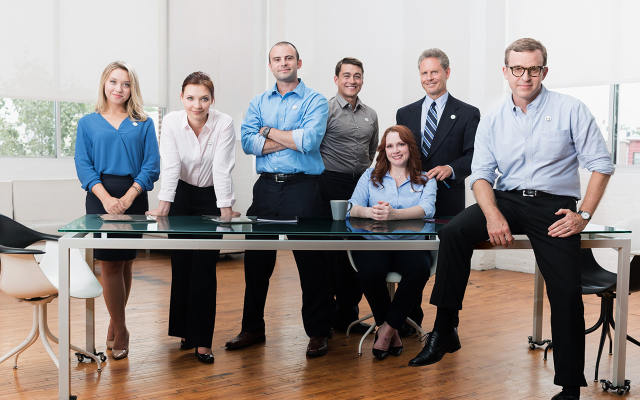
//> input picture imgs/1280x800_group0.jpg, 1280 x 800 px (shown at 1/2 size)
$ ./main imgs/1280x800_group0.jpg imgs/1280x800_group1.jpg out.png   (built with g++ and OpenCV 4)
//> lines starting //> are read from the running program, lines starting //| are printed output that depends on the picture; after the words box and inside, x2 and y2 are one past the last pixel; in counts of white or black regions, pixels touching at a corner belong together
### GridBlock.cpp
#include <vector>
#include <iterator>
#include <iostream>
#include <string>
#include <fstream>
#include <algorithm>
//#include "GridBlock.h"

using namespace cv;

class GridBlock {
	friend std::ostream& operator<<(std::ostream& os, const GridBlock& gb);
public:
	GridBlock(std::pair<int, int> gridCoord, std::pair<Point, Point> pixelCoord, int pixelCount) : gridCoord(gridCoord), pixelCoord(pixelCoord), pixelCount(pixelCount) {}

	// TODO - don't know if I use this?
	GridBlock& operator=(const GridBlock& src) {
	    // if this is equal to source
	    if (this != &src) {
	    	this->gridCoord = src.gridCoord;
	    	this->pixelCoord = src.pixelCoord;
			this->pixelCount = src.pixelCount;
			this->maxPixelCount = src.maxPixelCount;
	    }
	    return *this;
	}

	void setMaxPixelCount(int maxPixelCount) {
		this->maxPixelCount = maxPixelCount;
		//std::cout << this->maxPixelCount << "\n";
	}

	// [22 lines left out: functions drawGrid, getRect, getGradient, not called in this run]

	// Returns true if the GridBlock's % of black pixels is greater than the given threshold %
	bool isTetrisBlock(const float blockTh) {
		return ((float)this->pixelCount / (float)this->maxPixelCount) > blockTh;
		//return true;
	}
private:
	// (m, n) coordinates - index location in the MxN grid
	std::pair<int, int> gridCoord;
	// (x, y) coordinates - actual pixel location of top left and bottom right corners
	std::pair<Point, Point> pixelCoord;
	// Black pixel count
	int pixelCount;
	// Max # of black pixels in the set of GridBlocks
	int maxPixelCount;
};

std::ostream& operator<<(std::ostream& os, const GridBlock& gb) {
    os << gb.gridCoord.first << " " << gb.gridCoord.second << " ";
	os << gb.pixelCoord.first << " " << gb.pixelCoord.second << " ";
	os << gb.pixelCount << " " << gb.maxPixelCount << "\n";
    return os;
}

### imageDiff.cpp
#include <stdio.h>
#include <opencv2/opencv.hpp>

using namespace cv;

/** Function Headers */
Mat imgDiff_img(Mat refImg, Mat cmpImg, float threshold);
Mat imgDiff_mask(Mat refImg, Mat cmpImg, float threshold);

Mat imgDiff_img(Mat refImg, Mat cmpImg, float threshold) {
	Mat diffImg;
	// absdiff(input array 1, input array 2, output array)
	absdiff(refImg, cmpImg, diffImg);
    Mat foregroundMask = Mat::zeros(diffImg.rows, diffImg.cols, CV_8UC1);

    //float threshold = 30.0f;
    float dist;

    for(int j=0; j<diffImg.rows; ++j) {
        for(int i=0; i<diffImg.cols; ++i) {
            Vec3b pix = diffImg.at<Vec3b>(j,i);

            dist = (pix[0]*pix[0] + pix[1]*pix[1] + pix[2]*pix[2]);
            dist = sqrt(dist);

			if(dist>threshold) {
                foregroundMask.at<unsigned char>(j,i) = 255;
            }
        }
	}

	return diffImg;
}

Mat imgDiff_mask(Mat refImg, Mat cmpImg, float threshold) {
	Mat diffImg;
	absdiff(refImg, cmpImg, diffImg);
    Mat foregroundMask = Mat::zeros(diffImg.rows, diffImg.cols, CV_8UC1);

    float threshold_og = 30.0f;
	float threshold_a = 20.0f;
	float threshold_b = 10.0f;
	// float threshold = 15.0f;
    float dist;

    for(int j=0; j<diffImg.rows; ++j) {
        for(int i=0; i<diffImg.cols; ++i) {
            Vec3b pix = diffImg.at<Vec3b>(j,i);

            dist = (pix[0]*pix[0] + pix[1]*pix[1] + pix[2]*pix[2]);
            dist = sqrt(dist);

            if(dist>threshold) {
                foregroundMask.at<unsigned char>(j,i) = 0;
            }else{
            	foregroundMask.at<unsigned char>(j,i) = 255;
            }
        }
	}

	return foregroundMask;
}

### main.cpp
#include <stdio.h>
#include <string>
#include <unordered_map>
#include <cstdlib>
#include <opencv2/opencv.hpp>
#include "opencv2/objdetect.hpp"
#include "opencv2/videoio.hpp"
#include "opencv2/highgui.hpp"
#include "opencv2/imgproc.hpp"
#include "imageDiff.cpp"
#include "blobDetection.cpp"
#include "GridBlock.cpp"

using namespace cv;

/** Function Headers */
void displayImage(Mat img, const String windowName, int time);
void writeImage(Mat img, const char* dataDir, const char* filename);
void writeImage(Mat img, const char* dataDir, const std::string filename);
// Draw an MxN grid on the given image
Mat drawGrid(Mat img, int m, int n, Scalar color);
std::vector<GridBlock> analyzeMask(Mat mask, int m, int n);
int getPixelCount(Mat img, int th);
std::string getRawFilename(char* full);
Mat drawGridShade(Mat ogImg, std::vector<GridBlock> results);
void generateTetrisBlock(Mat& tetrisBlock, std::vector<GridBlock> gridBlocks, const float blockTh);
void generateTetrisBlock_grid(std::vector<std::vector<int> >& tetrisBlock, std::vector<GridBlock> gridBlocks,
		const float blockTh, const char* blockfilename);

void detectAndDisplay(Mat frame, const char* dataDir, const std::string filename);

/** Global variables */
// Colors
Scalar red = Scalar(0,0,255);
Scalar green = Scalar(0,255,0);
Scalar blue = Scalar(255,0,0);
Scalar white = Scalar(255,255,255);
Scalar black = Scalar(0,0,0);

// Data and img files
FILE * dataFile;

// Threshold % used to determine whether the GridBlock is a tetris block
float blockTh;

// Grid dimensions
const int M = 5;
const int N = 5;

int main(int argc, char** argv ) {

	// Two images given - do Image Diff calculation
	// argv[1]	reference image
	// argv[2]	compared image
	// argv[3]	threshold value used in imageDiff() method
	// argv[4]	threshold % used to determine whether the GridBlock is a tetris block

	if(argc > 2) {

		// load the reference and compare images from the given image files
	    Mat refImg;
	    refImg = imread( argv[1], 1 );
//> refImg is the input picture: 800 rows x 1280 cols, CV_8UC3; mean B, G, R 139.6, 142.2, 149.7
	    if ( !refImg.data ) {
	        printf("No image data - refImg\n");
	        return -1;
	    }
	    Mat cmpImg;
	    cmpImg = imread( argv[2], 1 );
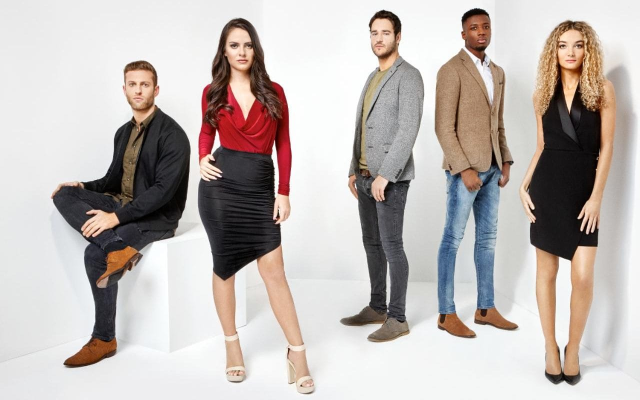
//> input picture imgs/1280x800_group1.jpg, 1280 x 800 px (shown at 1/2 size)
//> cmpImg is the input picture: 800 rows x 1280 cols, CV_8UC3; mean B, G, R 180.8, 184.4, 192.2
	    if ( !cmpImg.data ) {
	        printf("No image data - cmpImg\n");
	        return -1;
	    }

		// stof() - converts string to float
		//float threshold = std::stof(argv[3]);
		float threshold = 20;
		// Threshold % used to determine whether the GridBlock is a tetris block
		//blockTh = std::stof(argv[4])/100;
		blockTh = 0.05;

		std::cout << "Threshold = " << threshold << "\n";
		std::cout << "Block Threshold = " << blockTh << "\n";

		Mat diffImg = imgDiff_img(refImg, cmpImg, threshold);
//> in imgDiff_img, `absdiff(refImg, cmpImg, diffImg);`:
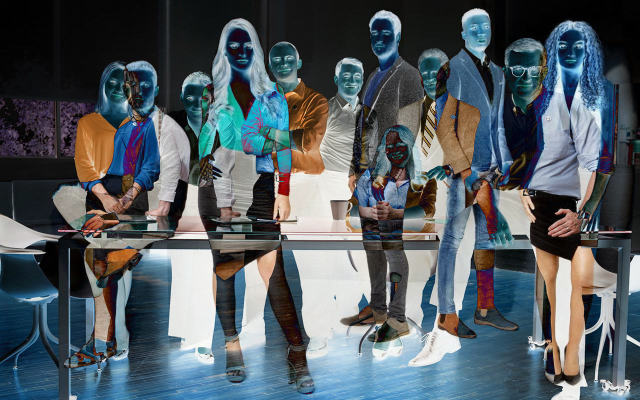
//> diffImg: 800 rows x 1280 cols, CV_8UC3 (shown at 1/2 size); mean B, G, R 98.7, 92.9, 83.7
//> the loop in imgDiff_img, `for(int j=0; j<diffImg.rows; ++j)` made 800 passes
//> dist on passes 1 to 3: 5.2, 5.2, 5.2
//> after the loop in imgDiff_img, `for(int j=0; j<diffImg.rows; ++j)`:
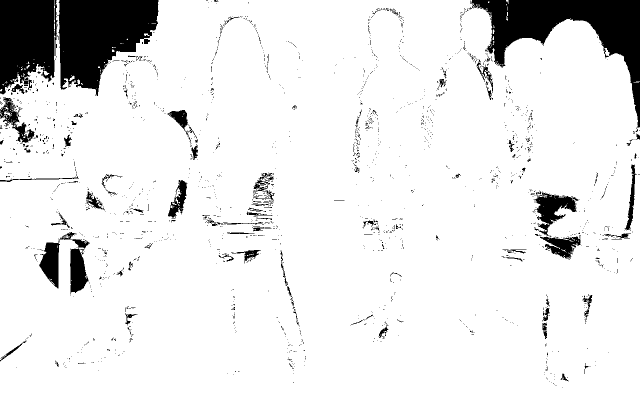
//> foregroundMask: 800 rows x 1280 cols, CV_8UC1 (shown at 1/2 size); 90.4% white; 1992 black regions (1886 under 20 px), largest, box (x1, y1, x2, y2) and area: (943, 0, 1280, 264) 26904, (117, 0, 317, 192) 25187, (0, 0, 115, 189) 17381
//> after the loop in imgDiff_img, `for(int j=0; j<diffImg.rows; ++j)`: dist = 116.3

		Mat diffMask = imgDiff_mask(refImg, cmpImg, threshold);
//> the loop in imgDiff_mask, `for(int j=0; j<diffImg.rows; ++j)` made 800 passes
//> after the loop in imgDiff_mask, `for(int j=0; j<diffImg.rows; ++j)`:
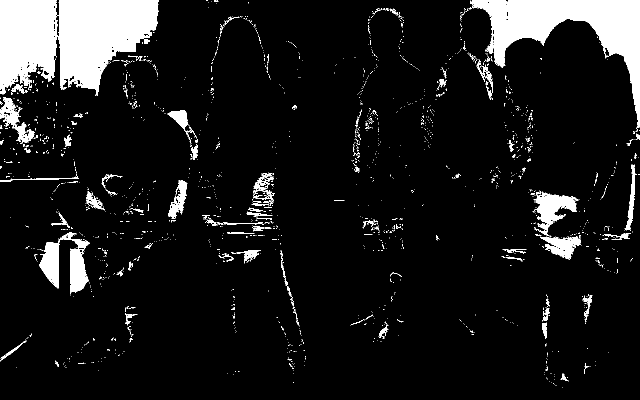
//> foregroundMask: 800 rows x 1280 cols, CV_8UC1 (shown at 1/2 size); 9.6% white; 1992 white regions (1886 under 20 px), largest, box (x1, y1, x2, y2) and area: (943, 0, 1280, 264) 26904, (117, 0, 317, 192) 25187, (0, 0, 115, 189) 17381

		Mat diffMaskGrid = drawGrid(diffMask, M, N, red);
//> after the loop in drawGrid, `for (int i = 1; i <= m; i++)`: img: 800 rows x 1280 cols, CV_8UC1; 9.6% white; 2020 white regions (1902 under 20 px), largest, box (x1, y1, x2, y2) and area: (1025, 0, 1280, 264) 21547, (117, 0, 256, 192) 20316, (0, 0, 115, 189) 17381
//> after the loop in drawGrid, `for (int i = 1; i <= n; i++)`: img: 800 rows x 1280 cols, CV_8UC1; 9.6% white; 2042 white regions (1914 under 20 px), largest, box (x1, y1, x2, y2) and area: (1025, 0, 1280, 160) 20523, (117, 0, 256, 160) 19306, (0, 0, 115, 160) 16727

		// Blob Detection
		// Apply Median Filter (blur) before passing it to blob detection
		Mat medianImg;
		medianBlur(diffMask, medianImg, 23);
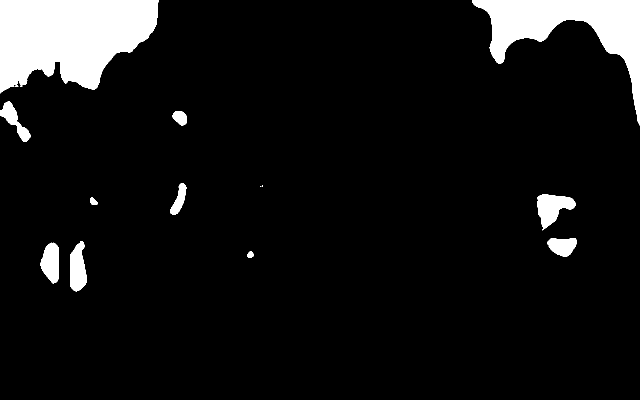
//> medianImg: 800 rows x 1280 cols, CV_8UC1 (shown at 1/2 size); 8.1% white; 14 white regions (3 under 20 px), largest, box (x1, y1, x2, y2) and area: (0, 0, 317, 187) 43652, (944, 0, 1280, 251) 26922, (1075, 389, 1151, 461) 3039

		// Analyze the difference mask
		std::vector<GridBlock> result;
		result = analyzeMask(medianImg, 5, 5);
//> the loop in analyzeMask, `for (int y = 0; y < n; y++)` made 5 passes
//> count on passes 1 to 5: 5, 10, 15, 20, 25
//> after the loop in analyzeMask, `for (int y = 0; y < n; y++)`: gridBlocks = 25 items; result = 25 values, max 40960 at index 2, min 3633 at index 0, mean 37622.1; maxPixelCount = 40960; count = 25
//> the loop in analyzeMask, `for(std::vector<GridBlock>::iterator it = gridBlocks.begin(); it != gr..` made 25 passes
//> result = 25 items
		// [9 lines of commented-out code are left out]
		std::vector<std::vector<int> > tBlock(M, std::vector<int>(N, 0));
		generateTetrisBlock_grid(tBlock, result, blockTh, argv[3]);
//> the loop in generateTetrisBlock_grid, `for (int i = 0; i < gridBlocks.size(); i++)` made 25 passes
//> col on passes 1, 2, 3, 4, 6, 7, 8, 9, 11, 12, 13, 14: 1, 2, 3, 4, 1, 2, 3, 4, 1, 2, 3, 4
//> after the loop in generateTetrisBlock_grid, `for (int i = 0; i < gridBlocks.size(); i++)`: row = 5; col = 0
		// [29 lines of commented-out code are left out]
	}
    return 0;
}

// [9 lines left out: function generateTetrisBlock, not called in this run]

void generateTetrisBlock_grid(std::vector<std::vector<int> >& tetrisBlock, std::vector<GridBlock> gridBlocks,
	 	const float blockTh, const char* blockfilename) {
	// Initialize outfile stream for storing the 0/1s of the tetris block
	std::ofstream blockfile(blockfilename);
	int row = 0; //tetrisBlock.size();
	int col = 0; //tetrisBlock[0].size();
	//for(std::vector<GridBlock>::iterator it = gridBlocks.begin(); it != gridBlocks.end(); ++it) {
	for (int i = 0; i < gridBlocks.size(); i++) {
		tetrisBlock[row][col] = (gridBlocks[i].isTetrisBlock(blockTh)) ? 1:0;
		//std::cout << tetrisBlock[row][col] << " ";
		blockfile << tetrisBlock[row][col] << " ";
		// If the GridBlock has more % black pixels than the given threshold %
		/*
		if(it->isTetrisBlock(blockTh)) {
			// Set grid index to 1 (has block)
			tetrisBlock[row][col] = 1;
		} else {
			// Set grid index to 0 (no block)
			tetrisBlock[row][col] = 0;
		}*/
		// If they reached the end of the column
		if (col == (tetrisBlock[0].size() - 1)) {
			row++;
			col = 0;
			//std::cout << "\n";
			blockfile << "\n";
		}else {
			col++;
		}
	}
}

// [8 lines left out: function getRawFilename, not called in this run]

std::vector<GridBlock> analyzeMask(Mat mask, int m, int n) {
	std::vector<int> result;
	std::vector<Rect> submasks;
	std::vector<GridBlock> gridBlocks;
	int rows = mask.rows;
	int cols = mask.cols;
	int rHeight = rows/n;
	int cWidth = cols/m;
	int count = 0;
	int maxPixelCount = 0;
	// TODO ALT IMPLEMENTATION - do % of black pixels in grid
	// Draw vertical lines
	//for (int x = 0; x < m; x++) {
	for (int y = 0; y < n; y++) {
		//line(mask, Point(cWidth*i,0), Point(cWidth*i,rows), white);
		// Draw horizontal lines
		//for (int y = 0; y < n; y++) {
		for (int x = 0; x < m; x++) {
			// Formatted output to be used in processing program - used to visualize pixel density of the given grid
			//fprintf(dataFile,"%d,%d,%d,%d,%d,%d,",x,y,x*cWidth,y*rHeight,cWidth,rHeight);

			Mat submask(mask, Rect(x*cWidth, y*rHeight, cWidth, rHeight));
			std::pair<int,int> gridCoord(x,y);
			std::pair<Point,Point> pixelCoord(Point(x*cWidth,y*rHeight),Point(x*cWidth+cWidth, y*rHeight+rHeight));
			gridBlocks.push_back(GridBlock(gridCoord, pixelCoord, getPixelCount(submask, 0)));

			// Create a submask for the current grid (m,n)
			//TODO - add submask Rect to submasks list, then draw submasks on mask
			// submasks[i] =
			// rect(x, y, width, height)

			// printf("\trow: %d\tcol: %d\n",submask.rows, submask.cols);
			result.push_back(getPixelCount(submask, 0));
			if(result.back() > maxPixelCount) {
				maxPixelCount = result.back();
			}
			count++;
		}
	}

	// Formatted output to be used in processing program
	//fprintf(dataFile, "%d\n", *std::max_element(result.begin(), result.end()));

	// Iterate through set of GridBlocks and set the maxPixelCount
	for(std::vector<GridBlock>::iterator it = gridBlocks.begin(); it != gridBlocks.end(); ++it) {
		it->setMaxPixelCount(maxPixelCount);
	}
	return gridBlocks;
}

/*
counts the number of pixels with the given value (th) in the specified image
*/
int getPixelCount(Mat img, int th) {
	int pixelCount = 0;
	int rows = img.rows;
	int cols = img.cols;
	//printf("\t\trow: %d\tcol: %d\n",rows, cols);
	for(int i=0; i<img.rows; i++) {
	    for(int j=0; j<img.cols; j++) {
	        if (img.at<uchar>(i,j) == th) {
				//printf("\t\t(%d,%d)\n",i,j);
	        	pixelCount++;
	        }
		}
	}
	//fprintf(dataFile,"%d\n",pixelCount);
	return pixelCount;
}

// TODO - implement this
// results - map of rect points and the corresponding black pixel count
// [6 lines left out: function drawGridShade, not called in this run]

/*
	Draws an MxN grid on the given image
*/
Mat drawGrid(Mat img, int m, int n, Scalar color) {
	int rows = img.rows;
	int cols = img.cols;
	int rWidth = rows/n;
	int cWidth = cols/m;
	// Draw vertical lines
	for (int i = 1; i <= m; i++) {
		line(img, Point(cWidth*i,0), Point(cWidth*i,rows), color);
	}
	// Draw horizontal lines
	for (int i = 1; i <= n; i++) {
		line(img, Point(0,rWidth*i), Point(cols,rWidth*i), color);
	}
	return img;
}

// [10 lines left out: function writeImage, not called in this run]

void writeImage(Mat img, const char* dataDir, const std::string filename) {
	writeImage(img, dataDir, filename.c_str());
}

// [7 lines left out: function displayImage, not called in this run]
